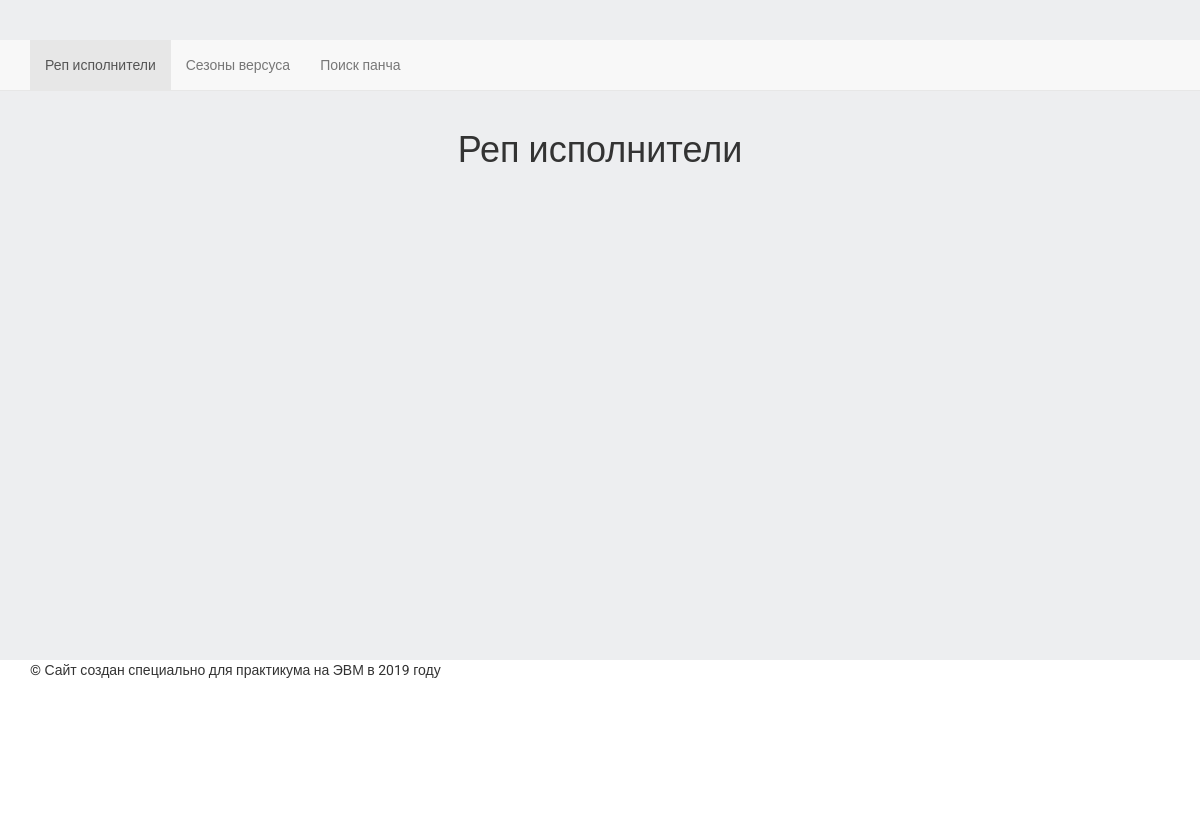
The app's page /, older data.
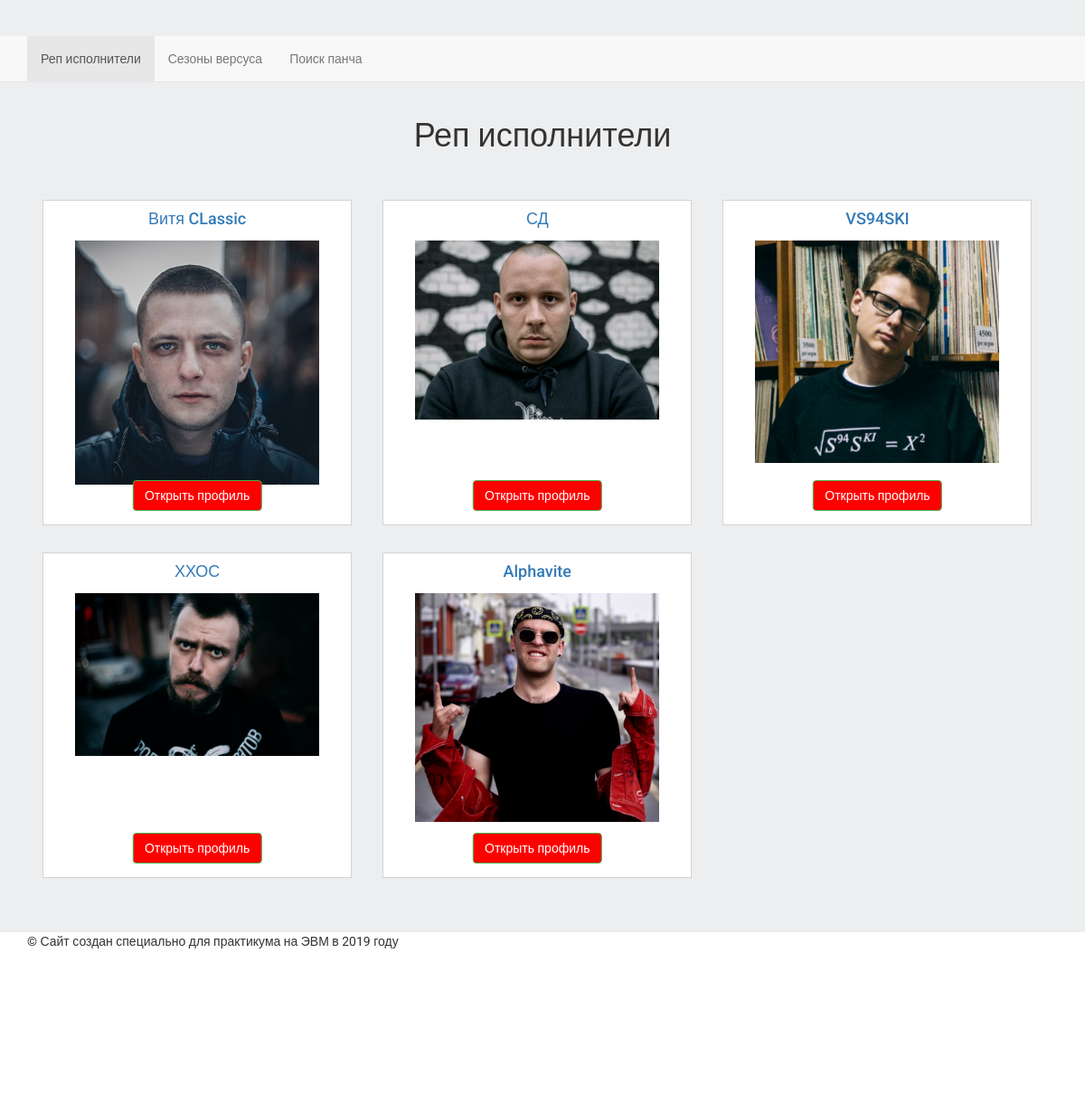
The same page, newer data.
### main/models.py (models this page shows)
class Rapper(models.Model):
 id_rapper = models.IntegerField(primary_key=True)
 name = models.CharField(max_length=100)
 biography = models.CharField(max_length=500)
 photo = models.BinaryField(null=True)

### main/views.py (the view)
# urls.py: url(r'^$', include('main.urls'), name='home'),
def home(request):
    rappers = Rapper.objects.all()
    return render(request, 'main2/home.html', {"rappers": rappers})

### main2/templates/main2/home.html
﻿{% extends 'base.html' %}
{% load static %}
{% block content %}
    <div class="section section1">
        <div class="container">
            <div class="raw">
                <div class="section123 top">
                    <h1> Реп исполнители </h1>
                </div>
                {% if rappers.count > 0 %}
                {%for number in rappers %}
                <div class="product-item">
                     <a href="miron"><h4>{{ number.name }}</h4>
                    <div><img src={% static number.photo %} class="product-image-item" ></div></a>
                   <div class="add-to-card-btn">
                        <button class="btn btn-success"
                            onclick=window.open('miron','z')
                            >Открыть профиль
                        </button>
                    </div>
                </div>
                {% endfor%}
                {% endif %}
            </div>
        </div>
    </div>
{% endblock %}

Row changes from the older to the newer data that the page shows:
added Rapper: name "Витя CLassic", photo (picture)
added Rapper: name "СД", photo (picture)
added Rapper: name "VS94SKI", photo (picture)
added Rapper: name "ХХОС", photo (picture)
added Rapper: name "Alphavite", photo (picture)
